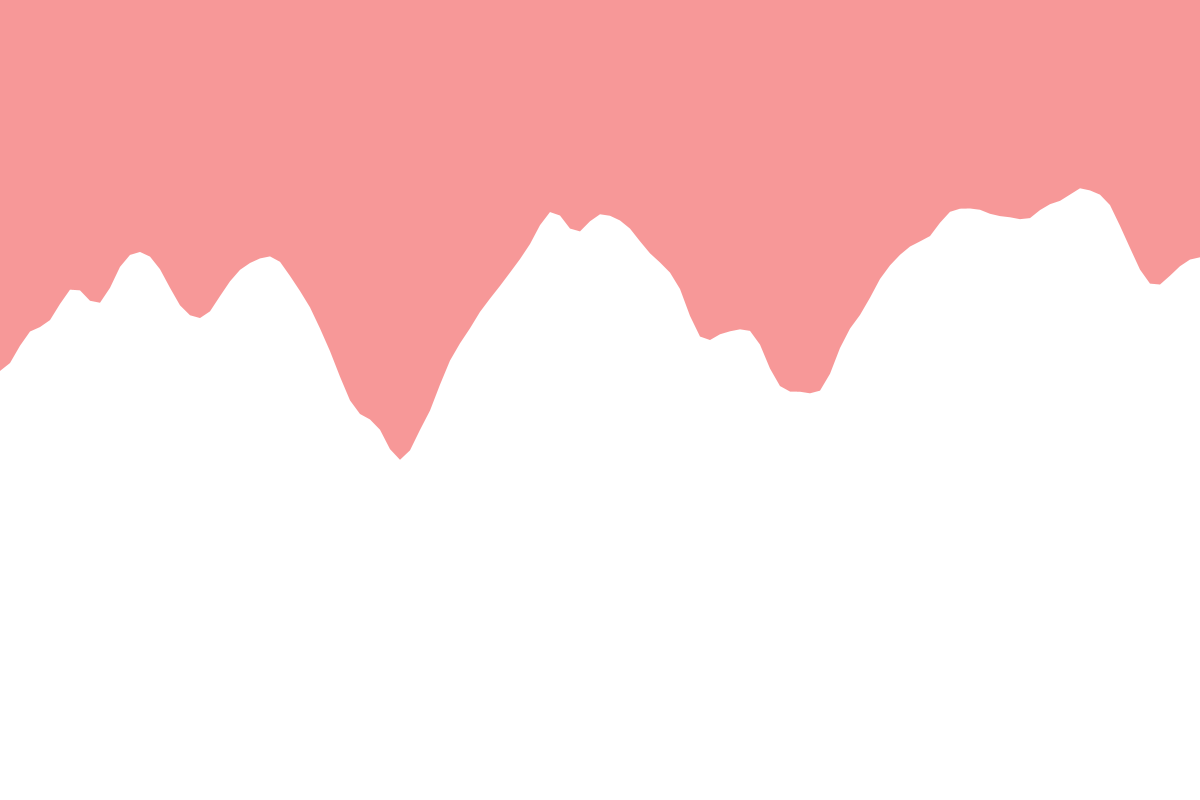
Frame 1 (no input)
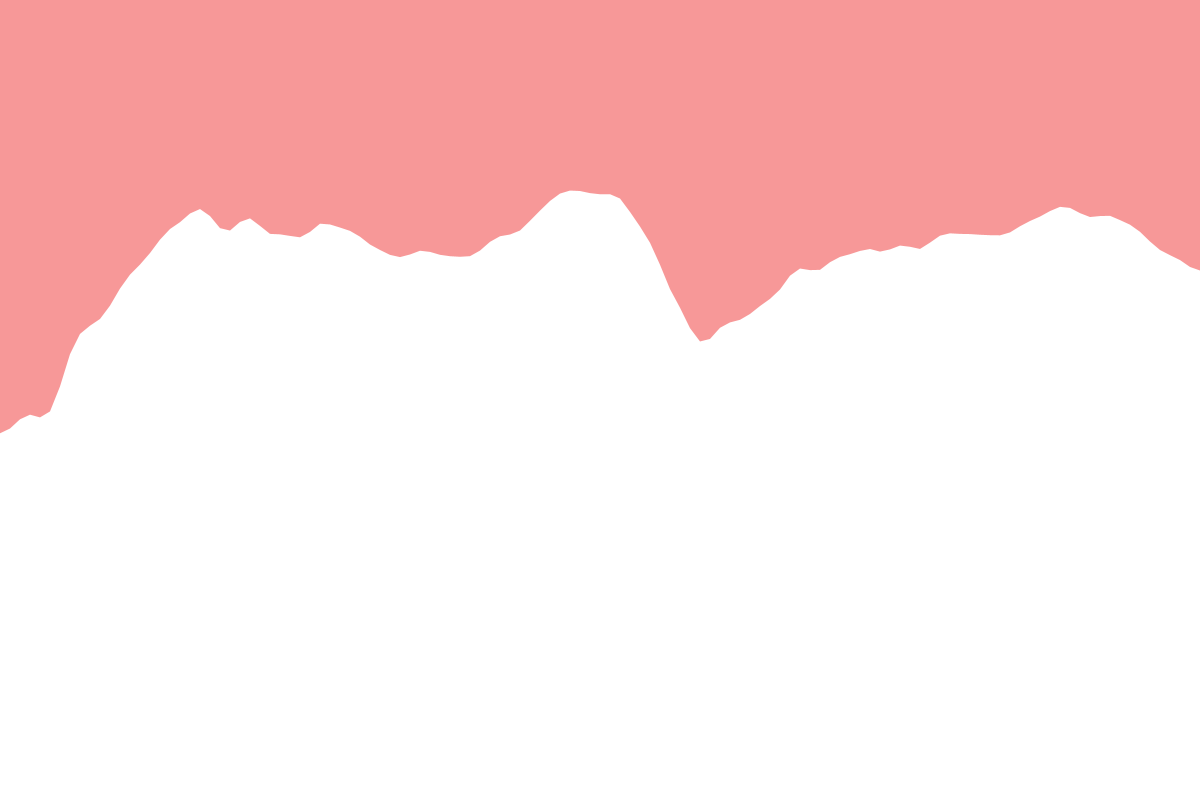
Frame 60 (the mouse pressed at the canvas centre just before this capture)
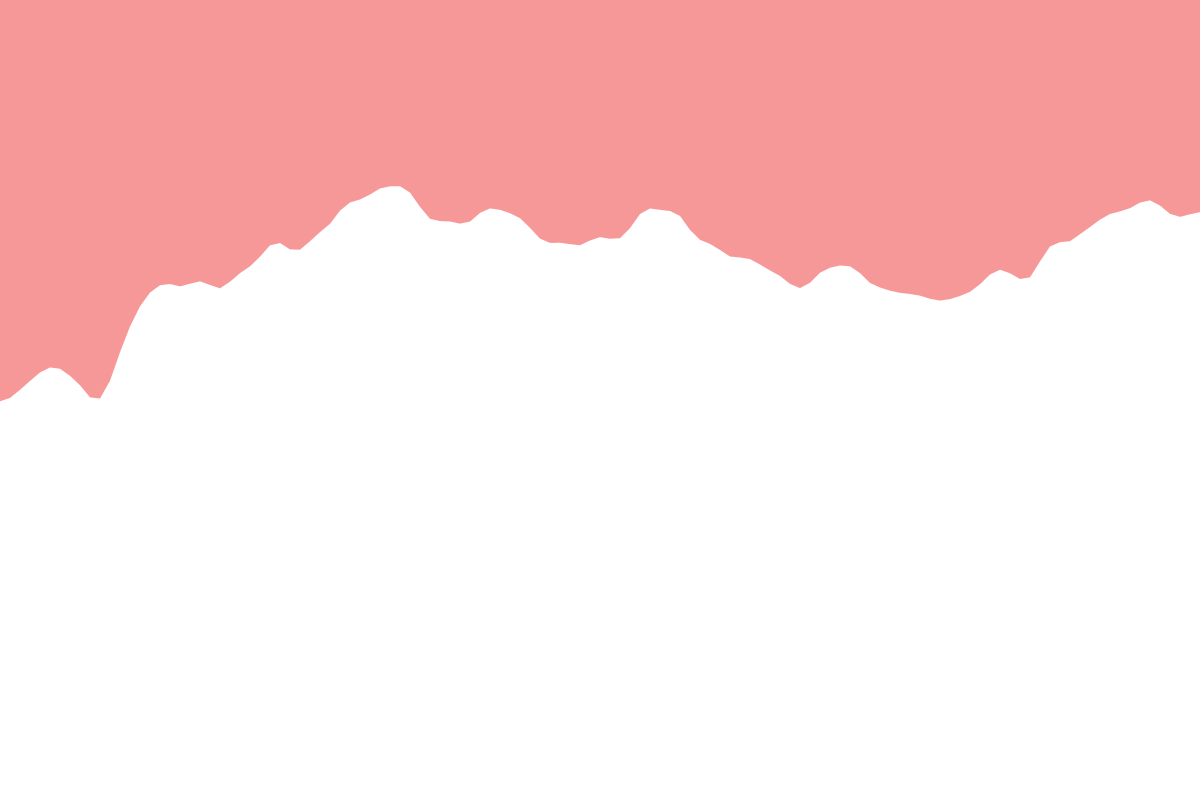
Frame 120 (the mouse held since frame 60 and released just before this capture)

The Processing sketch that drew these frames (run headless with seeded random() and noise(); from frame 60 on, the mouse is pressed at the canvas centre):

// Processing sketch: wave_random
// ── wave_random.pde
float yoff = 0.0;

void setup() {
  size(1200, 800);
  noStroke();
}

void draw() {
  background(247,152,152);

  fill(255);
  beginShape();
  float xoff = 0;
  for (float x = 0; x <= width; x += 10) {
    float y = map(noise(xoff, yoff), 0, 1, height*0.1,height*0.7);
  //mapは0-1で出力されたnoiseを200-300の間の数に直します。
    vertex(x, y);
    xoff += 0.05;
  }
  yoff += 0.01;
  vertex(width, height);
  vertex(0, height);
  endShape(CLOSE);
}
